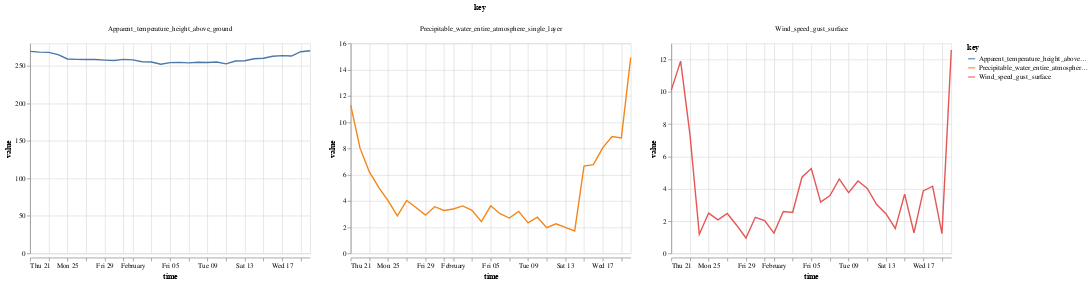

Notebook source saved alongside this figure:
### Markdown cell above
### 1.3.3 Vælg data i en tabel / fil

### Code cell
import altair as alt

alt.Chart(source.dropna()).mark_line().transform_fold(list(source.columns.drop('time'))).encode(
    x='time:T',
    y='value:Q',
    color='key:N',
    tooltip=['value:Q','key:N']
).facet(
    column='key:N'
).resolve_scale(y='independent')

### Figure 1 — Vega-Lite specification as saved in the notebook (floating-point values rounded to 4 significant figures)
{"config": {"view": {"continuousWidth": 400, "continuousHeight": 300}}, "data": {"name": "data-5e7bd8879895a8acf1057d2b0d906a6d"}, "facet": {"column": {"type": "nominal", "field": "key"}}, "spec": {"mark": "line", "encoding": {"color": {"type": "nominal", "field": "key"}, "tooltip": [{"type": "quantitative", "field": "value"}, {"type": "nominal", "field": "key"}], "x": {"type": "temporal", "field": "time"}, "y": {"type": "quantitative", "field": "value"}}, "transform": [{"fold": ["Wind_speed_gust_surface", "Apparent_temperature_height_above_ground", "Precipitable_water_entire_atmosphere_single_layer"]}]}, "resolve": {"scale": {"y": "independent"}}, "$schema": "https://vega.github.io/schema/vega-lite/v4.8.1.json", "datasets": {"data-5e7bd8879895a8acf1057d2b0d906a6d": [{"Wind_speed_gust_surface": 10.11, "Apparent_temperature_height_above_ground": 269.4, "Precipitable_water_entire_atmosphere_single_layer": 11.29, "time": "2021-01-21T00:00:00"}, {"Wind_speed_gust_surface": 11.9, "Apparent_temperature_height_above_ground": 268.3, "Precipitable_water_entire_atmosphere_single_layer": 8.017, "time": "2021-01-22T00:00:00"}, {"Wind_speed_gust_surface": 7.353, "Apparent_temperature_height_above_ground": 268.1, "Precipitable_water_entire_atmosphere_single_layer": 6.21, "time": "2021-01-23T00:00:00"}, {"Wind_speed_gust_surface": 1.189, "Apparent_temperature_height_above_ground": 265.0, "Precipitable_water_entire_atmosphere_single_layer": 5.032, "time": "2021-01-24T00:00:00"}, {"Wind_speed_gust_surface": 2.496, "Apparent_temperature_height_above_ground": 259.3, "Precipitable_water_entire_atmosphere_single_layer": 4.029, "time": "2021-01-25T00:00:00"}, {"Wind_speed_gust_surface": 2.081, "Apparent_temperature_height_above_ground": 258.7, "Precipitable_water_entire_atmosphere_single_layer": 2.863, "time": "2021-01-26T00:00:00"}, {"Wind_speed_gust_surface": 2.473, "Apparent_temperature_height_above_ground": 258.6, "Precipitable_water_entire_atmosphere_single_layer": 4.035, "time": "2021-01-27T00:00:00"}, {"Wind_speed_gust_surface": 1.746, "Apparent_temperature_height_above_ground": 258.5, "Precipitable_water_entire_atmosphere_single_layer": 3.502, "time": "2021-01-28T00:00:00"}, {"Wind_speed_gust_surface": 0.9539, "Apparent_temperature_height_above_ground": 257.8, "Precipitable_water_entire_atmosphere_single_layer": 2.914, "time": "2021-01-29T00:00:00"}, {"Wind_speed_gust_surface": 2.237, "Apparent_temperature_height_above_ground": 257.1, "Precipitable_water_entire_atmosphere_single_layer": 3.558, "time": "2021-01-30T00:00:00"}, {"Wind_speed_gust_surface": 2.029, "Apparent_temperature_height_above_ground": 258.7, "Precipitable_water_entire_atmosphere_single_layer": 3.275, "time": "2021-01-31T00:00:00"}, {"Wind_speed_gust_surface": 1.26, "Apparent_temperature_height_above_ground": 258.0, "Precipitable_water_entire_atmosphere_single_layer": 3.381, "time": "2021-02-01T00:00:00"}, {"Wind_speed_gust_surface": 2.589, "Apparent_temperature_height_above_ground": 255.5, "Precipitable_water_entire_atmosphere_single_layer": 3.618, "time": "2021-02-02T00:00:00"}, {"Wind_speed_gust_surface": 2.531, "Apparent_temperature_height_above_ground": 255.2, "Precipitable_water_entire_atmosphere_single_layer": 3.287, "time": "2021-02-03T00:00:00"}, {"Wind_speed_gust_surface": 4.716, "Apparent_temperature_height_above_ground": 252.1, "Precipitable_water_entire_atmosphere_single_layer": 2.421, "time": "2021-02-04T00:00:00"}, {"Wind_speed_gust_surface": 5.252, "Apparent_temperature_height_above_ground": 254.4, "Precipitable_water_entire_atmosphere_single_layer": 3.627, "time": "2021-02-05T00:00:00"}, {"Wind_speed_gust_surface": 3.171, "Apparent_temperature_height_above_ground": 254.7, "Precipitable_water_entire_atmosphere_single_layer": 3.026, "time": "2021-02-06T00:00:00"}, {"Wind_speed_gust_surface": 3.577, "Apparent_temperature_height_above_ground": 254.0, "Precipitable_water_entire_atmosphere_single_layer": 2.693, "time": "2021-02-07T00:00:00"}, {"Wind_speed_gust_surface": 4.604, "Apparent_temperature_height_above_ground": 254.8, "Precipitable_water_entire_atmosphere_single_layer": 3.203, "time": "2021-02-08T00:00:00"}, {"Wind_speed_gust_surface": 3.765, "Apparent_temperature_height_above_ground": 254.6, "Precipitable_water_entire_atmosphere_single_layer": 2.325, "time": "2021-02-09T00:00:00"}, {"Wind_speed_gust_surface": 4.484, "Apparent_temperature_height_above_ground": 255.1, "Precipitable_water_entire_atmosphere_single_layer": 2.758, "time": "2021-02-10T00:00:00"}, {"Wind_speed_gust_surface": 4.025, "Apparent_temperature_height_above_ground": 252.7, "Precipitable_water_entire_atmosphere_single_layer": 1.964, "time": "2021-02-11T00:00:00"}, {"Wind_speed_gust_surface": 3.021, "Apparent_temperature_height_above_ground": 256.6, "Precipitable_water_entire_atmosphere_single_layer": 2.25, "time": "2021-02-12T00:00:00"}, {"Wind_speed_gust_surface": 2.459, "Apparent_temperature_height_above_ground": 256.9, "Precipitable_water_entire_atmosphere_single_layer": 1.984, "time": "2021-02-13T00:00:00"}, {"Wind_speed_gust_surface": 1.543, "Apparent_temperature_height_above_ground": 259.4, "Precipitable_water_entire_atmosphere_single_layer": 1.711, "time": "2021-02-14T00:00:00"}, {"Wind_speed_gust_surface": 3.671, "Apparent_temperature_height_above_ground": 260.2, "Precipitable_water_entire_atmosphere_single_layer": 6.658, "time": "2021-02-15T00:00:00"}, {"Wind_speed_gust_surface": 1.277, "Apparent_temperature_height_above_ground": 262.9, "Precipitable_water_entire_atmosphere_single_layer": 6.764, "time": "2021-02-16T00:00:00"}, {"Wind_speed_gust_surface": 3.867, "Apparent_temperature_height_above_ground": 263.7, "Precipitable_water_entire_atmosphere_single_layer": 8.044, "time": "2021-02-17T00:00:00"}, {"Wind_speed_gust_surface": 4.157, "Apparent_temperature_height_above_ground": 263.1, "Precipitable_water_entire_atmosphere_single_layer": 8.906, "time": "2021-02-18T00:00:00"}, {"Wind_speed_gust_surface": 1.226, "Apparent_temperature_height_above_ground": 268.9, "Precipitable_water_entire_atmosphere_single_layer": 8.794, "time": "2021-02-19T00:00:00"}, {"Wind_speed_gust_surface": 12.59, "Apparent_temperature_height_above_ground": 270.2, "Precipitable_water_entire_atmosphere_single_layer": 14.92, "time": "2021-02-20T00:00:00"}]}}
